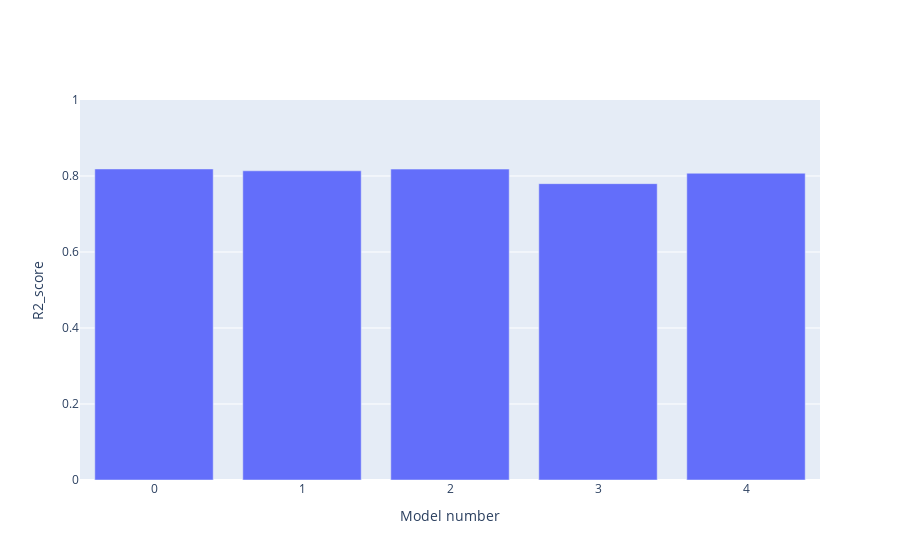

The notebook cell saved with this chart:
### Code cell
trace1 = go.Bar(x=[x for x in range(0,n_splits)], y=rsq_store, name="Models")
layout = go.Layout( xaxis_title="Model number", yaxis_title="R2_score", yaxis_range=[0,1] )
go.Figure(data=[trace1], layout=layout)

### Figure 1 — Plotly figure (JSON) as saved in the notebook; plotly's stock layout.template omitted (floating-point values rounded to 4 significant figures)
{"data": [{"name": "Models", "type": "bar", "x": [0, 1, 2, 3, 4], "y": [0.8185, 0.8137, 0.8181, 0.7799, 0.8072]}], "layout": {"autosize": true, "xaxis": {"autorange": true, "range": [-0.5, 4.5], "title": {"text": "Model number"}, "type": "linear"}, "yaxis": {"range": [0, 1], "title": {"text": "R2_score"}, "type": "linear"}}}
